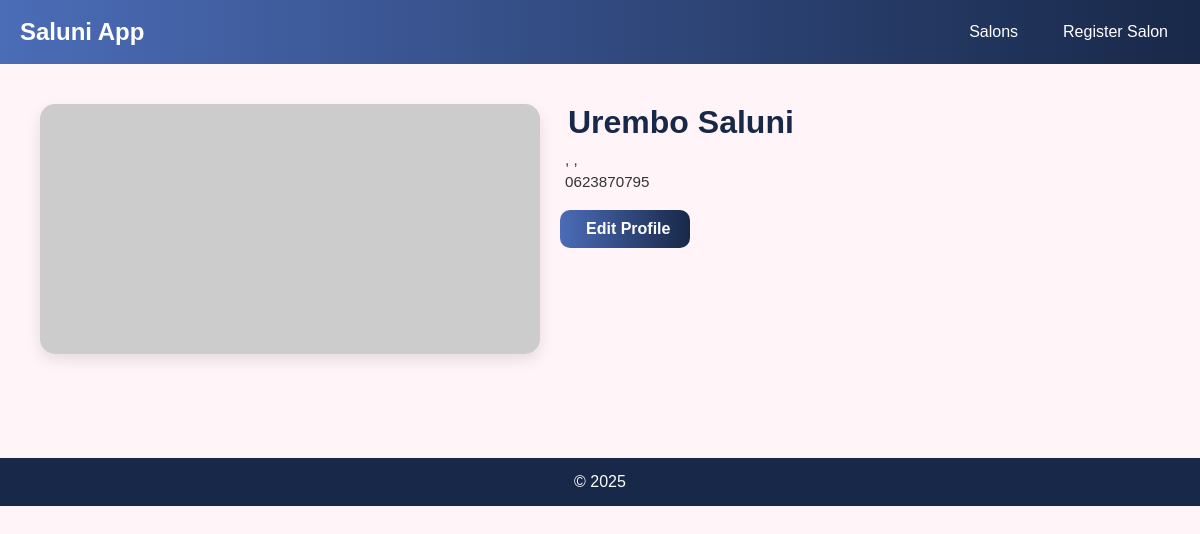
The app's page /salons/5/, older data.
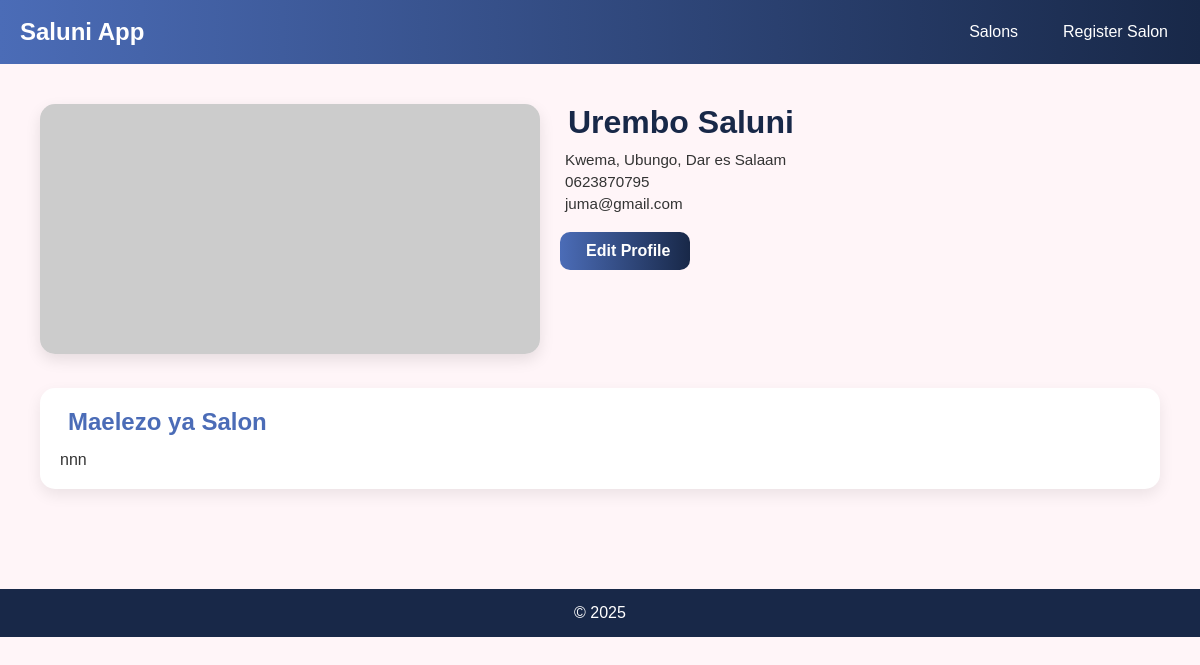
The same page, newer data.
### saluni_kike/models.py (models this page shows, shortened)
class Salon(models.Model):
    name = models.CharField(max_length=200)
    description = models.TextField(blank=True)
    address = models.CharField(max_length=300)
    region = models.CharField(max_length=100)
    district = models.CharField(max_length=100)
    street = models.CharField(max_length=200)
    latitude = models.DecimalField(max_digits=9, decimal_places=6, blank=True, null=True)
    longitude = models.DecimalField(max_digits=9, decimal_places=6, blank=True, null=True)
    phone = models.CharField(validators=[PHONE_REGEX], max_length=16, blank=True, null=True)
    email = models.EmailField(blank=True, null=True)
    website = models.URLField(blank=True, null=True)
    facebook = models.URLField(blank=True, null=True)   # Facebook link
    instagram = models.URLField(blank=True, null=True)  # Instagram link
    opening_hours = models.JSONField(blank=True, null=True)
    created_at = models.DateTimeField(auto_now_add=True)
    updated_at = models.DateTimeField(auto_now=True)
    class Meta:
        ordering = ['name']

### saluni_kike/views.py (the view)
# urls.py: path('salons/<int:salon_id>/', views.salon_detail, name='salon_detail'),
def salon_detail(request, salon_id):
    salon = get_object_or_404(Salon, pk=salon_id)
    services = salon.services.all()
    return render(request, 'saluni_kike/salon_detail.html', {'salon': salon, 'services': services})

### saluni_kike/templates/saluni_kike/salon_detail.html (shortened to what this page needs)
{% extends "base.html" %}
{% block content %}
<section class="salon-detail-section">
    <div class="container">
        <div class="salon-header">
            <div class="salon-image">
                {% if salon.picha_kuu %}
                    <img src="{{ salon.picha_kuu.url }}" alt="{{ salon.name }}">
                {% else %}
                    <img src="https://picsum.photos/800/400?random=1" alt="{{ salon.name }}">
                {% endif %}
            </div>
            <div class="salon-info">
                <h1> {{ salon.name }}</h1>
                <p>
                    {{ salon.street }}, {{ salon.district }}, {{ salon.region }}
                </p>
                {% if salon.phone %}
                <p>
                    {{ salon.phone }}
                </p>
                {% endif %}
                {% if salon.email %}
                <p>
                    {{ salon.email }}
                </p>
                {% endif %}
                <a href="{% url 'salon_update_profile' salon.id %}" class="edit-profile-btn">
                     Edit Profile
                </a>
            </div>
        </div>
        {% if salon.description %}
        <div class="salon-description">
            <h2> Maelezo ya Salon</h2>
            <p>{{ salon.description }}</p>
        </div>
        {% endif %}
    </div>
</section>
{% endblock %}

### saluni_kike/templates/base.html (shortened to what this page needs)
<!DOCTYPE html>
<html lang="en">
<head>
</head>
<body>
    <header>
        <h1>Saluni App</h1>
        <nav id="navbar">
            <a href="/salons/"> Salons</a>
            <a href="/salon/register/"> Register Salon</a>
        </nav>
    </header>
    <main>
        {% block content %}{% endblock %}
    </main>
    <footer>
        &copy; {{ year|default:2025 }}
    </footer>
</body>
</html>

### saluni_kike/templates/base.html (style rules this page uses)
* { margin:0; padding:0; box-sizing:border-box; }
body { font-family: 'Mulish', sans-serif; background:#f9f9f9; color:#333; }
header { background: linear-gradient(90deg, #4b6cb7, #182848); padding:15px 20px; display:flex; justify-content:space-between; align-items:center; flex-wrap:wrap; }
header h1 { font-size:1.5rem; color: #fff; }
nav { display:flex; gap:15px; }
nav a { color:#fff; text-decoration:none; padding:8px 12px; border-radius:8px; transition:0.3s; display:flex; align-items:center; gap:6px; }
footer { background:#182848; color:#fff; text-align:center; padding:15px 0; margin-top:30px; }
main { padding:20px; max-width:1200px; margin:0 auto; }

### saluni_kike/templates/saluni_kike/salon_detail.html (style rules this page uses)
body { font-family: 'Mulish', sans-serif; background:#fff5f8; color:#333; }
.container { max-width:1200px; margin:0 auto; padding:20px; }
.salon-header { display:flex; flex-wrap:wrap; gap:20px; margin-bottom:30px; }
.salon-image img { width:100%; max-width:500px; border-radius:15px; box-shadow:0 6px 15px rgba(0,0,0,0.1); }
.salon-info { flex:1; min-width:250px; }
.salon-info h1 { font-size:2rem; color:#182848; margin-bottom:10px; display:flex; align-items:center; gap:8px; }
.salon-info p { font-size:0.95rem; margin:5px 0; display:flex; align-items:center; gap:5px; }
.salon-description, .salon-services, .salon-stylists, .salon-reviews { margin-bottom:30px; padding:20px; background:#fff; border-radius:15px; box-shadow:0 6px 15px rgba(0,0,0,0.08); }
.salon-description h2, .salon-services h2, .salon-stylists h2, .salon-reviews h2 { font-size:1.5rem; color:#4b6cb7; margin-bottom:15px; display:flex; align-items:center; gap:8px; }
.edit-profile-btn { display: inline-flex; align-items:center; padding: 10px 20px; background: linear-gradient(90deg, #4b6cb7, #182848); color: white; border-radius: 10px; text-decoration: none; margin-top: 15px; font-weight: bold; transition: all 0.3s; }

Row changes from the older to the newer data that the page shows:
changed Salon "Urembo Saluni": street (not shown) → "Kwema"; district (not shown) → "Ubungo"; region (not shown) → "Dar es Salaam"; email (not shown) → "juma@gmail.com"; description (not shown) → "nnn"
Text that changed along with them:
text now shown: "Maelezo ya Salon"
